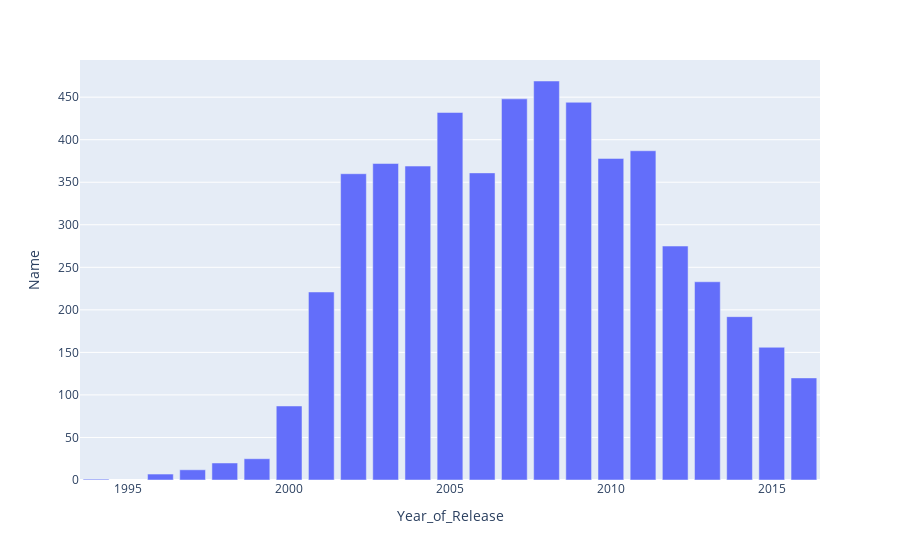

The cell this chart's notebook holds for it:
### Markdown cell above
# Lançamentos por ano

### Code cell
df_aux = df1.loc[:, ['Year_of_Release', 'Name']].groupby('Year_of_Release').count().reset_index().sort_values('Year_of_Release', ascending=False)
px.bar(df_aux, x='Year_of_Release', y='Name')

### Figure 1 — Plotly figure (JSON) as saved in the notebook; plotly's stock layout.template omitted (floating-point values rounded to 4 significant figures)
{"data": [{"hovertemplate": "Year_of_Release=%{x}<br>Name=%{y}<extra></extra>", "legendgroup": "", "marker": {"color": "#636efa", "pattern": {"shape": ""}}, "name": "", "orientation": "v", "showlegend": false, "textposition": "auto", "type": "bar", "x": [2016, 2015, 2014, 2013, 2012, 2011, 2010, 2009, 2008, 2007, 2006, 2005, 2004, 2003, 2002, 2001, 2000, 1999, 1998, 1997, 1996, 1994], "xaxis": "x", "y": [120, 156, 192, 233, 275, 387, 378, 444, 469, 448, 361, 432, 369, 372, 360, 221, 87, 25, 20, 12, 7, 1], "yaxis": "y"}], "layout": {"barmode": "relative", "legend": {"tracegroupgap": 0}, "margin": {"t": 60}, "xaxis": {"anchor": "y", "domain": [0, 1], "title": {"text": "Year_of_Release"}}, "yaxis": {"anchor": "x", "domain": [0, 1], "title": {"text": "Name"}}}}
